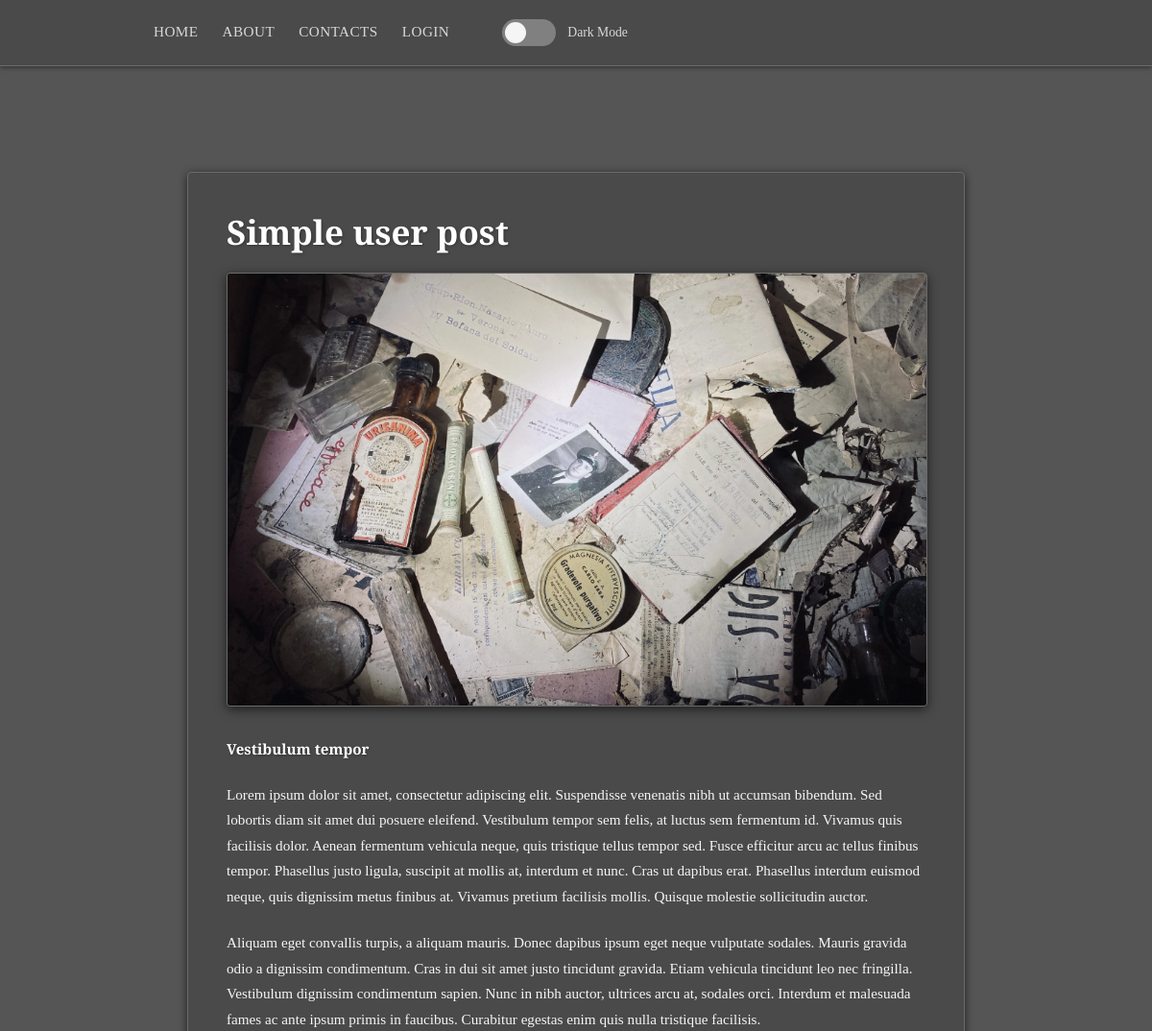
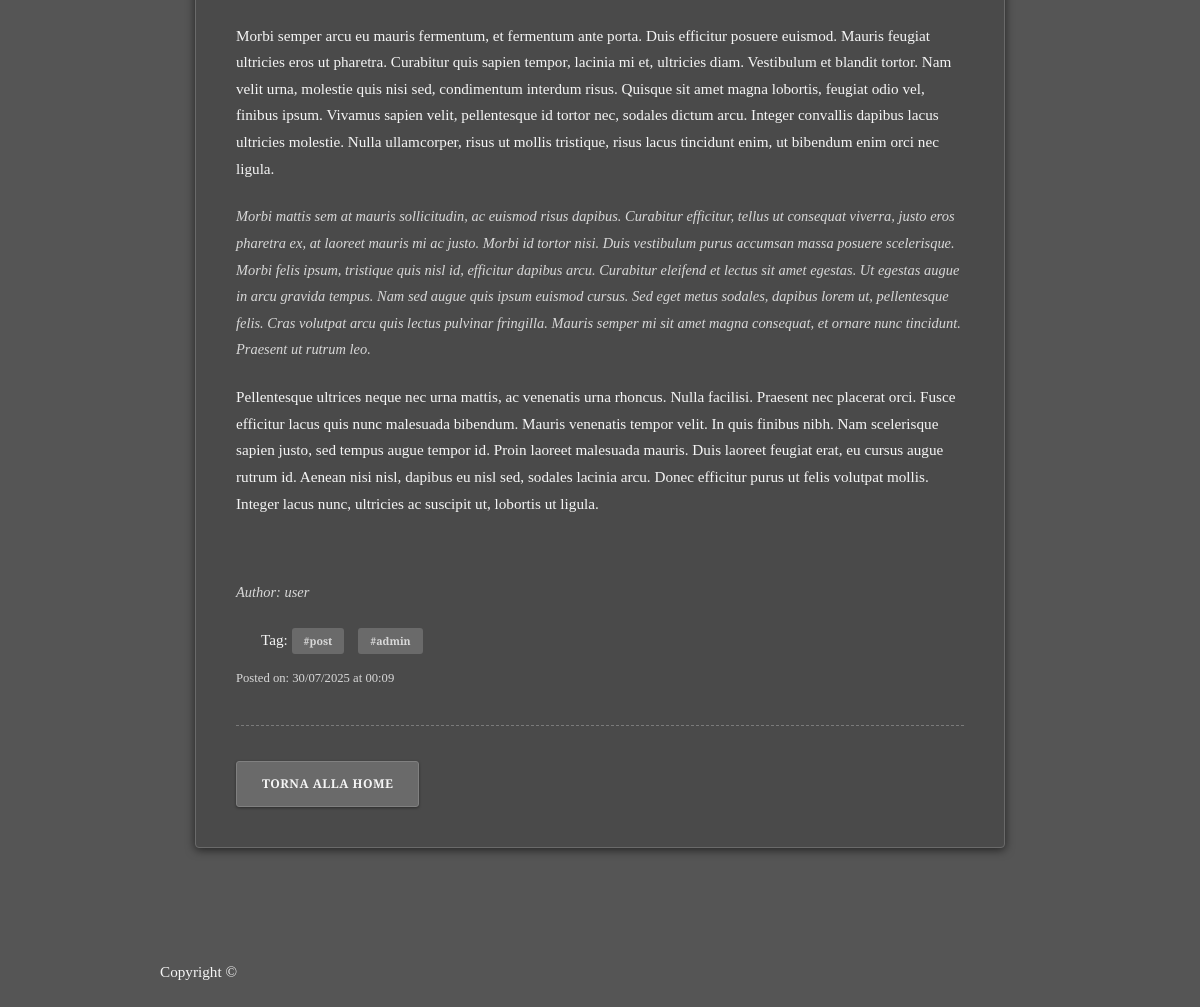
Page /view/2 on the committed database (2 pictures, top to bottom).
### app.py (models this page shows, shortened)
class Post(db.Model):
    id = db.Column(db.Integer, primary_key=True)
    title = db.Column(db.String(200), nullable=False)
    content = db.Column(db.Text, nullable=False)
    creation_date = db.Column(db.DateTime, default=datetime.now())
    user_id = db.Column(db.Integer, db.ForeignKey('user.id'), nullable=False)
    image_file = db.Column(db.String(28), nullable=True, default=None)
    tags = db.relationship('Tag', secondary=post_tags, backref=db.backref('posts', lazy='dynamic'))

class User(db.Model, UserMixin):
    id = db.Column(db.Integer, primary_key=True)
    is_admin = db.Column(db.Boolean, default=False)
    is_banned = db.Column(db.Boolean, default=False, nullable=False)
    username = db.Column(db.String(28), unique=True, nullable=False)
    email = db.Column(db.String(120), unique=True, nullable=False)
    password_hash = db.Column(db.String(128), nullable=False)
    profile_picture = db.Column(db.String(50), nullable=False, default='default.png')
    role = db.Column(db.String(20), default="contributor", nullable=False)
    bio = db.Column(db.Text, nullable=True)
    link = db.Column(db.String(255), nullable=True)
    post = db.relationship('Post', backref='author', lazy='dynamic')

class Tag(db.Model):
    id = db.Column(db.Integer, primary_key=True)
    tag_name = db.Column(db.String(28), nullable=False, unique=True)

### app.py (the view)
@app.route('/view/<int:post_id>')
def view_post(post_id):
    post = Post.query.get_or_404(post_id)
    return render_template('view.html', post=post)

### templates/view.html (shortened to what this page needs)
{% extends "base.html" %}
{% block content %}
<div class="container">
    <article class="blog-post">
        <h2>{{ post.title }}</h2>
         {% if post.image_file and post.image_file != 'default.jpg' %}
            <img src="{{ url_for('static', filename='uploads/' + post.image_file) }}" alt="{{ post.title }}" class="featured-image">
        {% endif %}
        <p>{{ post.content | safe }}</p>
        <br>
        <p><i>Author: <a href="{{ url_for('user_profile', username=post.author.username) }}">{{ post.author.username }}</a> </i></p>
        {% if post.tags %}
        <span class="tags">
            Tag:
            {% for tag in post.tags %}
            <a href="{{ url_for('posts_by_tags', tag_name=tag.tag_name) }}">#{{ tag.tag_name }}</a>
            {% endfor %}
        </span>
        {% endif %}
        <small>Posted on: {{ post.creation_date.strftime('%d/%m/%Y at %H:%M')}}</small>
        <hr>
        <a href="{{ url_for('index') }}" class="btn">Torna alla Home</a>
    </article>
</div>
{% endblock%}

### rows in the picture
Post: title "Simple user post", image_file (picture), content "Vestibulum tempor Lorem ipsum dolor sit amet, consectetur adipiscing elit. Suspendisse venenatis nibh ut accumsan bibendum. Sed lobortis diam sit amet dui posuere eleifend. Vestibulum tempor sem felis, at luctus sem fermentum id. Vivamus quis facilisis dolor. Aenean fermentum vehicula neque, quis tristique tellus tempor sed. Fusce efficitur arcu ac tellus finibus tempor. Phasellus justo ligula, suscipit at mollis at, interdum et nunc. Cras ut dapibus erat. Phasellus interdum euismod neque, quis dignissim metus finibus at. Vivamus pretium facilisis mollis. Quisque molestie sollicitudin auctor. Aliquam eget convallis turpis, a aliquam mauris. Donec dapibus ipsum eget neque vulputate sodales.…", creation_date "30/07/2025 at 00:09"
User: author.username "user"
Tag: tag_name "post"
Tag: tag_name "admin"
